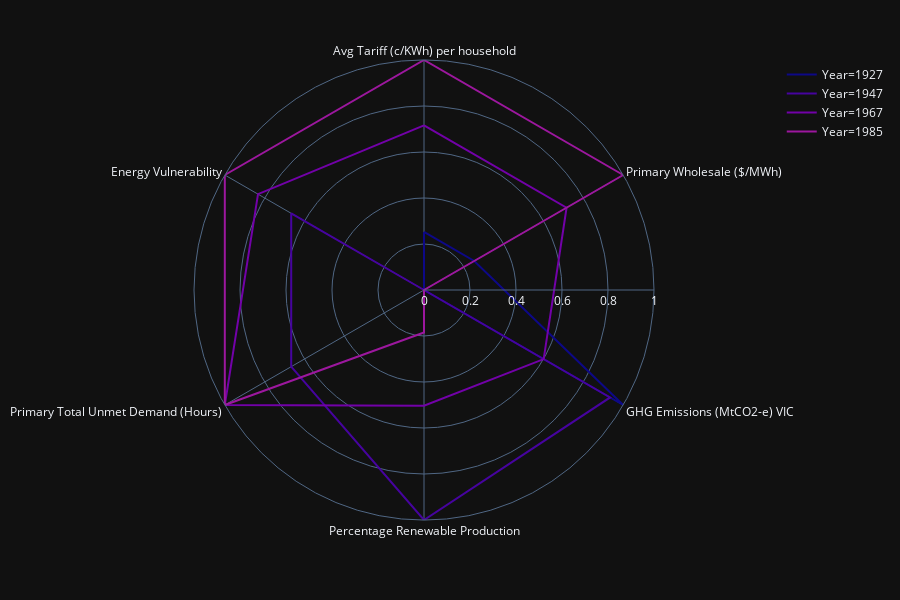

The notebook cell this image was saved under:
### Code cell
import plotly.express as px
df = px.data.wind()
# fig = px.line_polar(df, r="frequency", theta="direction", color="strength", line_close=True,
#                     color_discrete_sequence=px.colors.sequential.Plasma,
#                     template="plotly_dark",)
fig = px.line_polar(dataDf, r="Value", theta="Dimension", color="Year", line_close=True,
                    color_discrete_sequence=px.colors.sequential.Plasma,
                    template="plotly_dark")
fig.show()

### Figure 1 — Plotly figure (JSON) as saved in the notebook; plotly's stock layout.template omitted (floating-point values rounded to 4 significant figures)
{"data": [{"hoverlabel": {"namelength": 0}, "hovertemplate": "Year=1927<br>Value=%{r}<br>Dimension=%{theta}", "legendgroup": "Year=1927", "line": {"color": "#0d0887", "dash": "solid"}, "mode": "lines", "name": "Year=1927", "r": [0.2522, 0.2522, 1, 0, 0, 0, 0.2522], "showlegend": true, "subplot": "polar", "theta": ["Avg Tariff (c/KWh) per household", "Primary Wholesale ($/MWh)", "GHG Emissions (MtCO2-e) VIC", "Percentage Renewable Production", "Primary Total Unmet Demand (Hours)", "Energy Vulnerability", "Avg Tariff (c/KWh) per household"], "type": "scatterpolar"}, {"hoverlabel": {"namelength": 0}, "hovertemplate": "Year=1947<br>Value=%{r}<br>Dimension=%{theta}", "legendgroup": "Year=1947", "line": {"color": "#46039f", "dash": "solid"}, "mode": "lines", "name": "Year=1947", "r": [0, 0, 0.9343, 1, 0.6667, 0.6667, 0], "showlegend": true, "subplot": "polar", "theta": ["Avg Tariff (c/KWh) per household", "Primary Wholesale ($/MWh)", "GHG Emissions (MtCO2-e) VIC", "Percentage Renewable Production", "Primary Total Unmet Demand (Hours)", "Energy Vulnerability", "Avg Tariff (c/KWh) per household"], "type": "scatterpolar"}, {"hoverlabel": {"namelength": 0}, "hovertemplate": "Year=1967<br>Value=%{r}<br>Dimension=%{theta}", "legendgroup": "Year=1967", "line": {"color": "#7201a8", "dash": "solid"}, "mode": "lines", "name": "Year=1967", "r": [0.7158, 0.7158, 0.6009, 0.5031, 1, 0.8333, 0.7158], "showlegend": true, "subplot": "polar", "theta": ["Avg Tariff (c/KWh) per household", "Primary Wholesale ($/MWh)", "GHG Emissions (MtCO2-e) VIC", "Percentage Renewable Production", "Primary Total Unmet Demand (Hours)", "Energy Vulnerability", "Avg Tariff (c/KWh) per household"], "type": "scatterpolar"}, {"hoverlabel": {"namelength": 0}, "hovertemplate": "Year=1985<br>Value=%{r}<br>Dimension=%{theta}", "legendgroup": "Year=1985", "line": {"color": "#9c179e", "dash": "solid"}, "mode": "lines", "name": "Year=1985", "r": [1, 1, 0, 0.1845, 1, 1, 1], "showlegend": true, "subplot": "polar", "theta": ["Avg Tariff (c/KWh) per household", "Primary Wholesale ($/MWh)", "GHG Emissions (MtCO2-e) VIC", "Percentage Renewable Production", "Primary Total Unmet Demand (Hours)", "Energy Vulnerability", "Avg Tariff (c/KWh) per household"], "type": "scatterpolar"}], "layout": {"height": 600, "legend": {"tracegroupgap": 0}, "margin": {"t": 60}, "polar": {"angularaxis": {"direction": "clockwise", "rotation": 90}, "domain": {"x": [0, 1], "y": [0, 1]}}}}
